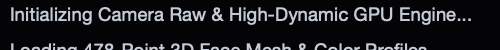
#> input picture splashscreens/retouch_pro_tight_crop.png, 500 x 50 px, found by its file name
$ python trace_retouch_pro.py
#> lines starting #> are read from the running program, lines starting #| are printed output that depends on the picture; after the words box and inside, x2 and y2 are one past the last pixel; in counts of white or black regions, pixels touching at a corner belong together
from PIL import Image, ImageFilter, ImageOps
import numpy as np
import subprocess
import os

crop = Image.open('/home/dave/Applications/Collabs Retouch Pro/splashscreens/retouch_pro_tight_crop.png').convert('L')

# Upscale 4x with Lanczos for maximum curve precision
w, h = crop.size
#> w = 500; h = 50
up_w, up_h = w * 4, h * 4
#> up_w = 2000; up_h = 200
upscaled = crop.resize((up_w, up_h), Image.Resampling.LANCZOS)
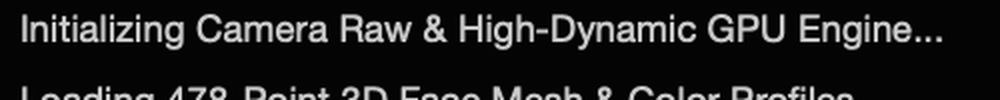
#> upscaled: PIL image 2000x200 L (shown at 1/2 size); min 0, max 255, mean 30.5

# The background is very dark (~5..15), the text letters are bright (~150..255)
# Threshold around 90
arr = np.array(upscaled)
mask = arr > 85
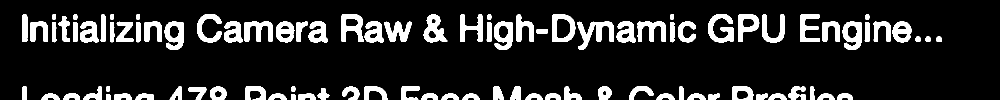
#> mask: shape (200, 2000) bool (shown at 1/2 size); 14.2% white; 94 white regions, largest, box (x1, y1, x2, y2) and area: (1154, 43, 1228, 100) 1790, (1416, 28, 1468, 85) 1541, (847, 29, 895, 85) 1449

# Potrace traces black (0) shapes on white (255) background
# So make letters 0 (black), background 255 (white)
trace_bmp = np.where(mask, 0, 255).astype(np.uint8)
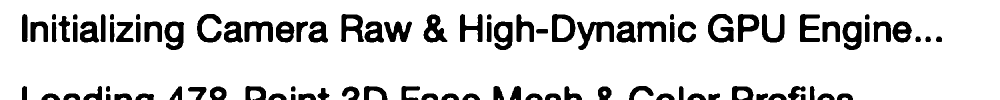
#> trace_bmp: shape (200, 2000) (shown at 1/2 size); 85.8% white; 94 black regions, largest, box (x1, y1, x2, y2) and area: (1154, 43, 1228, 100) 1790, (1416, 28, 1468, 85) 1541, (847, 29, 895, 85) 1449
bmp_img = Image.fromarray(trace_bmp)
bmp_path = '/tmp/retouch_pro_letters.bmp'
bmp_img.save(bmp_path)

# Run potrace with high precision smoothing (-a 1.0 -t 2 -k 0.2)
svg_raw_path = '/tmp/retouch_pro_letters_raw.svg'
subprocess.run([
    'potrace',
    '-s',
    '--alphamax', '1.0',
    '--turdsize', '5',
    '--opttolerance', '0.2',
    bmp_path,
    '-o', svg_raw_path
])
#> (this line was passed over: subprocess is not available in this run)

#> (the run stopped early here; a loop or call above may not have finished)
